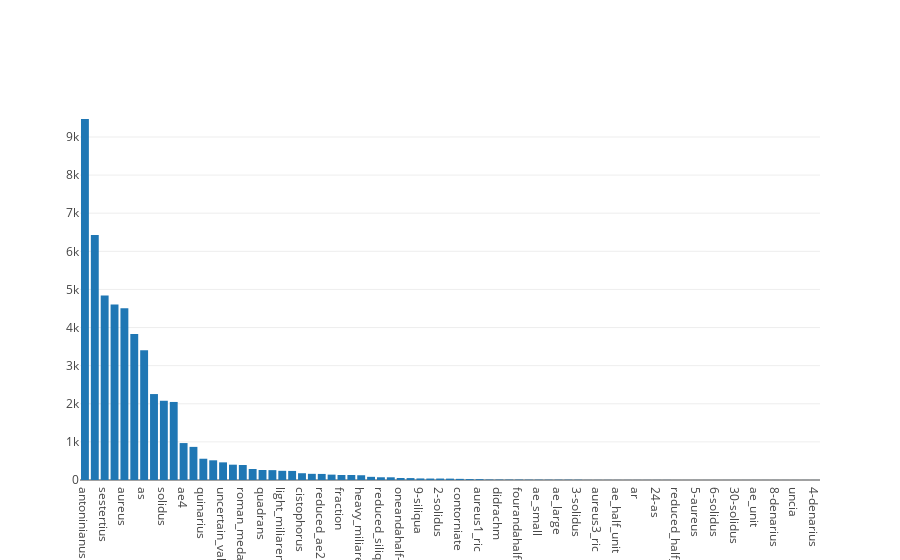

The notebook cell this image was saved under:
### Code cell
val denomFreqs = ocre.issues.map(_.denomination).groupBy(d => d).map { case (k,v) => Frequency(k, v.size)}
val denomHisto = edu.holycross.shot.histoutils.Histogram(denomFreqs.toVector)

val denoms = denomHisto.sorted.frequencies.map(_.item)
val counts = denomHisto.sorted.frequencies.map(_.count)
val plottable = Seq(
  Bar(
   denoms, counts
  )
)

plot(plottable)

### Figure 1 — Plotly figure (JSON) as saved in the notebook; plotly's stock layout.template omitted (floating-point values rounded to 4 significant figures)
{"data": [{"type": "bar", "x": ["antoninianus", "denarius", "sestertius", "ae2", "aureus", "ae3", "as", "dupondius", "solidus", "ae1", "ae4", "siliqua", "quinarius", "large_ae2", "uncertain_value", "none", "roman_medallion", "tremissis", "quadrans", "quinarius_aureus", "light_miliarensis", "multiple-gold", "cistophorus", "small_ae2", "reduced_ae2", "semissis", "fraction", "semis", "heavy_miliarensis", "half_siliqua", "reduced_siliqua", "ae3_4", "oneandahalf-solidus", "multiple-silver", "9-siliqua", "argenteus", "2-solidus", "oneandahalf_scripula", "contorniate", "aureus2_ric", "aureus1_ric", "drachma", "didrachm", "half_solidus", "fourandahalf-solidus", "double-sestertius", "ae_small", "9-solidus", "ae_large", "ae_medium", "3-solidus", "hemidrachm", "aureus3_ric", "4-aureus", "ae_half_unit", "7-solidus", "ar", "triens", "24-as", "5-denarius", "reduced_half_siliqua", "12-as", "5-aureus", "heavy_siliqua", "6-solidus", "half-solidus", "30-solidus", "double-aureus", "ae_unit", "7-denarius", "8-denarius", "double-maiorina", "uncia", "4-solidus", "4-denarius"], "y": [9472, 6430, 4844, 4603, 4505, 3828, 3404, 2255, 2079, 2048, 969, 869, 558, 517, 463, 402, 393, 289, 262, 259, 241, 238, 178, 162, 159, 141, 132, 131, 125, 83, 72, 71, 52, 50, 41, 38, 38, 36, 30, 24, 22, 13, 12, 11, 11, 9, 9, 8, 8, 8, 7, 3, 3, 3, 2, 2, 2, 2, 2, 2, 1, 1, 1, 1, 1, 1, 1, 1, 1, 1, 1, 1, 1, 1, 1]}], "layout": {}}
